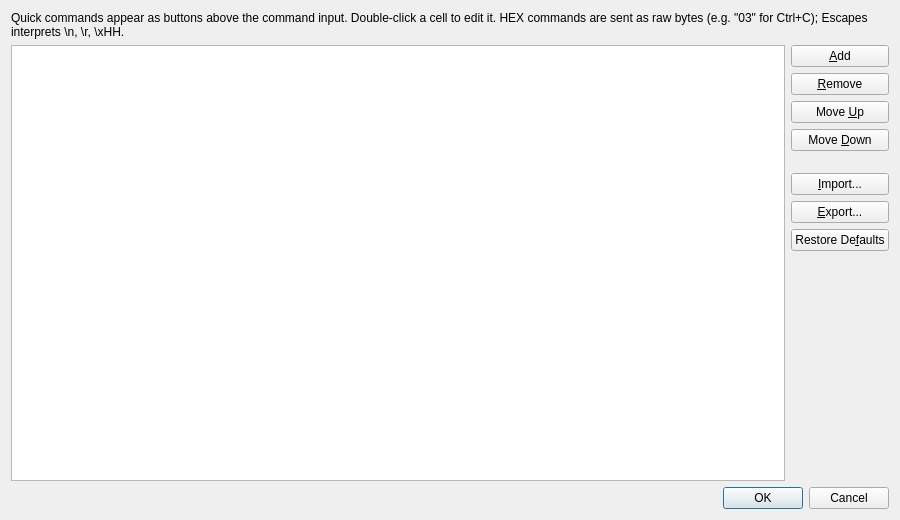
<?xml version="1.0" encoding="UTF-8"?>
<ui version="4.0">
 <class>QuickCommandsDialog</class>
 <widget class="QDialog" name="QuickCommandsDialog">
  <property name="geometry">
   <rect>
    <x>0</x>
    <y>0</y>
    <width>900</width>
    <height>520</height>
   </rect>
  </property>
  <property name="windowTitle">
   <string>Quick Commands</string>
  </property>
  <layout class="QVBoxLayout" name="verticalLayout">
   <item>
    <widget class="QLabel" name="hintLabel">
     <property name="text">
      <string>Quick commands appear as buttons above the command input. Double-click a cell to edit it. HEX commands are sent as raw bytes (e.g. &quot;03&quot; for Ctrl+C); Escapes interprets \n, \r, \xHH.</string>
     </property>
     <property name="wordWrap">
      <bool>true</bool>
     </property>
    </widget>
   </item>
   <item>
    <layout class="QHBoxLayout" name="contentLayout">
     <item>
      <widget class="QTableView" name="tableView">
       <property name="alternatingRowColors">
        <bool>true</bool>
       </property>
       <property name="selectionMode">
        <enum>QAbstractItemView::SelectionMode::SingleSelection</enum>
       </property>
       <property name="selectionBehavior">
        <enum>QAbstractItemView::SelectionBehavior::SelectRows</enum>
       </property>
       <attribute name="verticalHeaderVisible">
        <bool>false</bool>
       </attribute>
      </widget>
     </item>
     <item>
      <layout class="QVBoxLayout" name="buttonColumn">
       <item>
        <widget class="QPushButton" name="addButton">
         <property name="text">
          <string>&amp;Add</string>
         </property>
        </widget>
       </item>
       <item>
        <widget class="QPushButton" name="removeButton">
         <property name="text">
          <string>&amp;Remove</string>
         </property>
        </widget>
       </item>
       <item>
        <widget class="QPushButton" name="moveUpButton">
         <property name="text">
          <string>Move &amp;Up</string>
         </property>
        </widget>
       </item>
       <item>
        <widget class="QPushButton" name="moveDownButton">
         <property name="text">
          <string>Move &amp;Down</string>
         </property>
        </widget>
       </item>
       <item>
        <spacer name="buttonSpacer1">
         <property name="orientation">
          <enum>Qt::Orientation::Vertical</enum>
         </property>
         <property name="sizeType">
          <enum>QSizePolicy::Policy::Fixed</enum>
         </property>
         <property name="sizeHint" stdset="0">
          <size>
           <width>20</width>
           <height>16</height>
          </size>
         </property>
        </spacer>
       </item>
       <item>
        <widget class="QPushButton" name="importButton">
         <property name="text">
          <string>&amp;Import...</string>
         </property>
        </widget>
       </item>
       <item>
        <widget class="QPushButton" name="exportButton">
         <property name="text">
          <string>&amp;Export...</string>
         </property>
        </widget>
       </item>
       <item>
        <widget class="QPushButton" name="restoreDefaultsButton">
         <property name="text">
          <string>Restore De&amp;faults</string>
         </property>
        </widget>
       </item>
       <item>
        <spacer name="buttonSpacer2">
         <property name="orientation">
          <enum>Qt::Orientation::Vertical</enum>
         </property>
         <property name="sizeHint" stdset="0">
          <size>
           <width>20</width>
           <height>40</height>
          </size>
         </property>
        </spacer>
       </item>
      </layout>
     </item>
    </layout>
   </item>
   <item>
    <widget class="QDialogButtonBox" name="buttonBox">
     <property name="orientation">
      <enum>Qt::Orientation::Horizontal</enum>
     </property>
     <property name="standardButtons">
      <set>QDialogButtonBox::StandardButton::Cancel|QDialogButtonBox::StandardButton::Ok</set>
     </property>
    </widget>
   </item>
  </layout>
 </widget>
 <resources/>
 <connections>
  <connection>
   <sender>buttonBox</sender>
   <signal>accepted()</signal>
   <receiver>QuickCommandsDialog</receiver>
   <slot>accept()</slot>
   <hints>
    <hint type="sourcelabel">
     <x>449</x>
     <y>499</y>
    </hint>
    <hint type="destinationlabel">
     <x>449</x>
     <y>259</y>
    </hint>
   </hints>
  </connection>
  <connection>
   <sender>buttonBox</sender>
   <signal>rejected()</signal>
   <receiver>QuickCommandsDialog</receiver>
   <slot>reject()</slot>
   <hints>
    <hint type="sourcelabel">
     <x>449</x>
     <y>499</y>
    </hint>
    <hint type="destinationlabel">
     <x>449</x>
     <y>259</y>
    </hint>
   </hints>
  </connection>
 </connections>
</ui>
